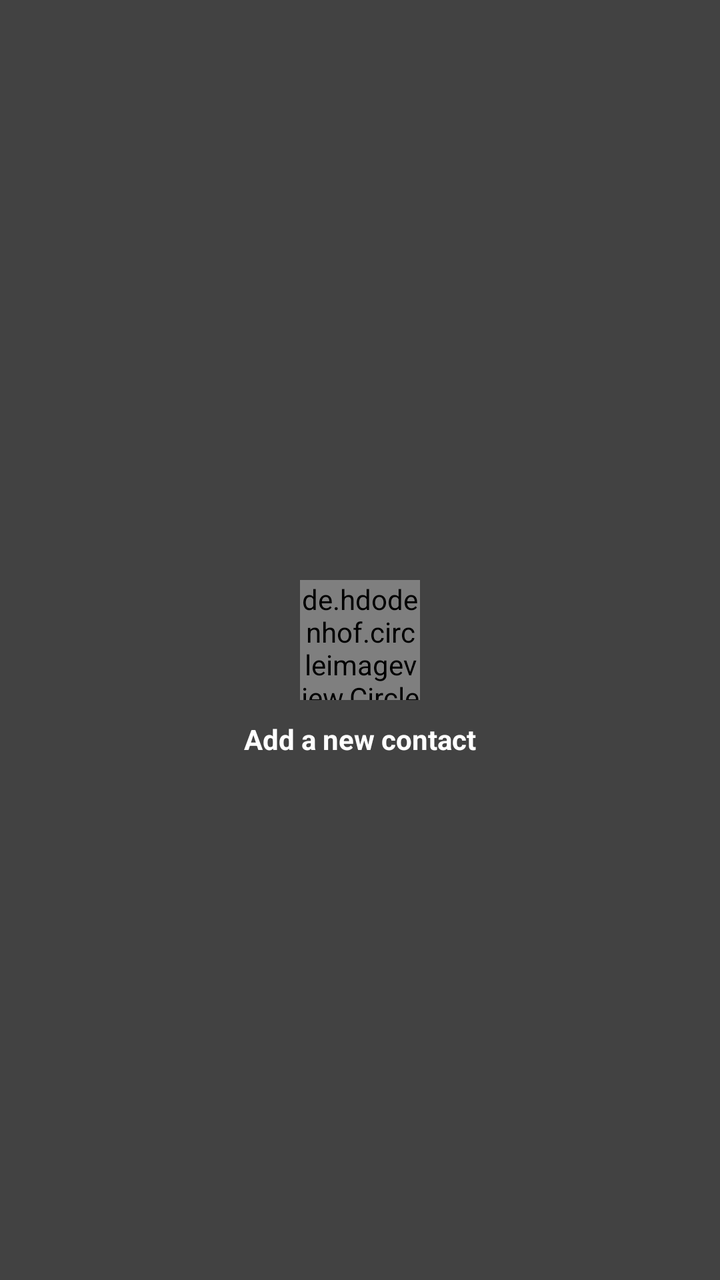
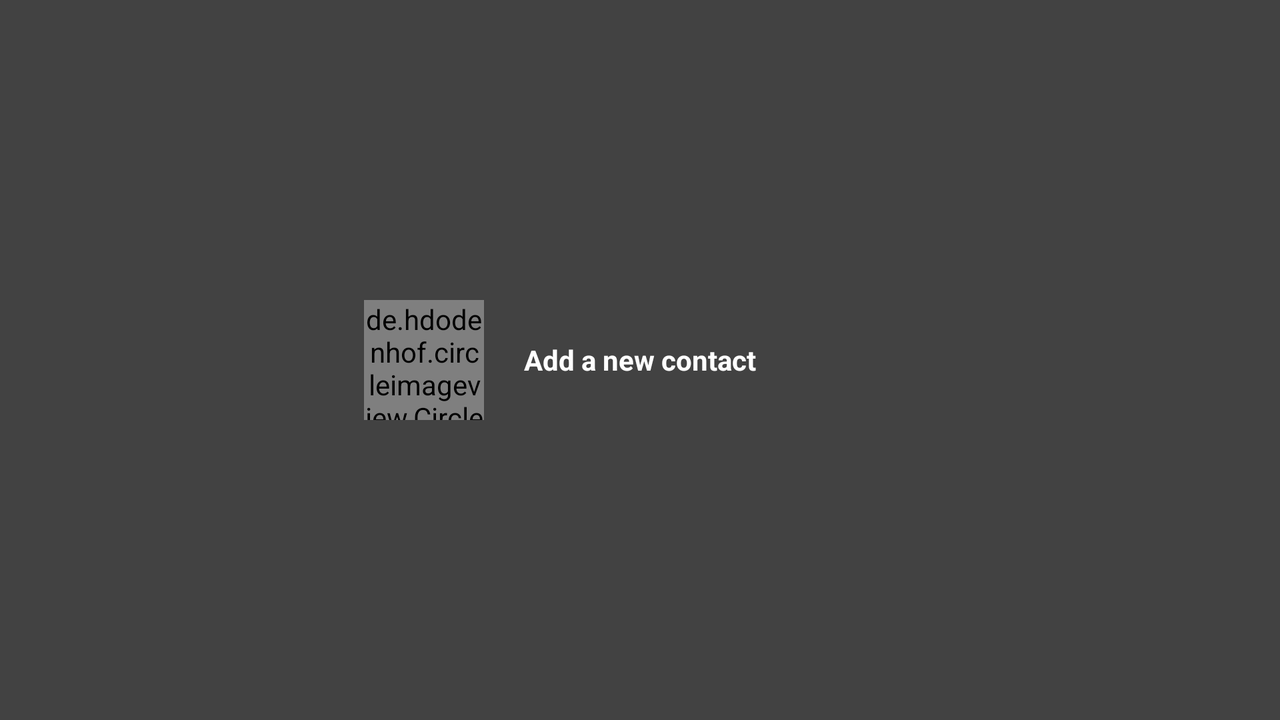

First picture: res/layout/ on a phone held upright. Second picture: the repository's own variant of that layout, on a device whose configuration matches the variant's folder. Source for both follows.
<!-- AndroidManifest.xml: application theme AppTheme -->
<!-- res/layout/empty_view_include.xml -->
<?xml version="1.0" encoding="utf-8"?>
<RelativeLayout xmlns:android="http://schemas.android.com/apk/res/android"
    xmlns:tools="http://schemas.android.com/tools"
    android:id="@+id/emptyLayout"
    android:layout_width="match_parent"
    android:layout_height="match_parent"
    android:onClick="onEmptyViewClicked"
    tools:background="@color/colorPrimaryDark">

    <TextView
        android:id="@+id/importingTextview"
        android:layout_width="wrap_content"
        android:layout_height="wrap_content"
        android:layout_below="@+id/addImageView"
        android:layout_centerInParent="true"
        android:layout_marginTop="10dp"
        android:gravity="center"
        android:text="@string/no_contacts_add_new"
        android:textColor="#ffffffff"
        android:textStyle="bold" />

    <de.hdodenhof.circleimageview.CircleImageView xmlns:app="http://schemas.android.com/apk/res-auto"
        android:id="@+id/addImageView"
        android:layout_width="60dp"
        android:layout_height="60dp"
        android:layout_centerInParent="true"
        android:src="@drawable/ic_action_add"
        app:civ_border_color="#FFFFFFFF"
        app:civ_border_width="1dp" />
</RelativeLayout>
<!-- resources referenced by this layout -->
<resources>
  <color name="colorPrimaryDark">#424242</color>
  <string name="no_contacts_add_new">Add a new contact</string>
  <!-- from res/values-v21/ -->
  <style name="AppTheme" parent="Theme.AppCompat.Light.DarkActionBar">
          
          <item name="colorPrimary">@color/colorPrimary</item>
          <item name="colorPrimaryDark">@color/colorPrimaryDark</item>
          <item name="colorAccent">@color/colorAccent</item>
  
          
          <item name="android:windowContentTransitions">true</item>
  
          <item name="android:windowEnterTransition">@android:transition/slide_bottom</item>
          <item name="android:windowExitTransition">@android:transition/slide_bottom</item>
  
          <item name="android:windowAllowEnterTransitionOverlap">true</item>
          <item name="android:windowAllowReturnTransitionOverlap">true</item>
          <item name="android:windowSharedElementEnterTransition">@android:transition/move</item>
          <item name="android:windowSharedElementExitTransition">@android:transition/move</item>
      </style>
  <color name="colorPrimary">#616161</color>
  <color name="colorAccent">#BDBDBD</color>
</resources>
<!-- res/layout-land/empty_view_include.xml (the repository's variant of the layout above) -->
<!-- drawn on the phone turned sideways -->
<?xml version="1.0" encoding="utf-8"?>
<RelativeLayout xmlns:android="http://schemas.android.com/apk/res/android"
    android:id="@+id/emptyLayout"
    android:layout_width="match_parent"
    android:layout_height="match_parent"
    android:background="@color/colorPrimaryDark"
    android:onClick="onEmptyViewClicked">

    <TextView
        android:id="@+id/noContactsEmptyView"
        android:layout_width="wrap_content"
        android:layout_height="wrap_content"
        android:layout_centerInParent="true"
        android:layout_marginTop="10dp"
        android:gravity="center"
        android:text="@string/no_contacts_add_new"
        android:textColor="#ffffffff"
        android:textStyle="bold"
        android:layout_marginLeft="20dp" />

    <de.hdodenhof.circleimageview.CircleImageView xmlns:app="http://schemas.android.com/apk/res-auto"
        android:id="@+id/addImageView"
        android:layout_width="60dp"
        android:layout_height="60dp"
        android:layout_centerInParent="true"
        android:src="@drawable/ic_action_add"
        app:civ_border_color="#FFFFFFFF"
        app:civ_border_width="1dp"
        android:layout_toLeftOf="@+id/noContactsEmptyView" />
</RelativeLayout>
